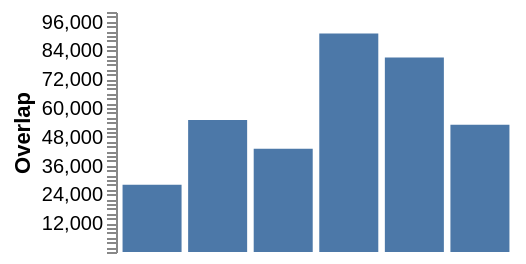

Source (Vega-Lite JSON):
### Vega specification from a JSON file in a GitHub repository (floating-point values rounded to 4 significant figures)
{"width": 200, "height": 120, "padding": 5, "data": [{"name": "t", "values": [{"a": "Alpha", "b": 28, "c": "x", "d": 1}, {"a": "Bravo", "b": 55, "c": "y", "d": 2}, {"a": "Charlie", "b": 43, "c": "x", "d": 3}, {"a": "Delta", "b": 91, "c": "z", "d": 4}, {"a": "Echo", "b": 81, "c": "y", "d": 5}, {"a": "Foxtrot", "b": 53, "c": "z", "d": 6}]}], "scales": [{"name": "x", "type": "band", "domain": {"data": "t", "field": "a"}, "range": "width", "padding": 0.1}, {"name": "y", "type": "linear", "domain": {"data": "t", "field": "b"}, "range": "height", "nice": true}, {"name": "color", "type": "ordinal", "domain": {"data": "t", "field": "c"}, "range": {"scheme": "category10"}}, {"name": "ramp", "type": "linear", "domain": {"data": "t", "field": "d"}, "range": {"scheme": "blues"}}, {"name": "size", "type": "linear", "domain": {"data": "t", "field": "b"}, "range": [10, 200]}, {"name": "shape", "type": "ordinal", "domain": {"data": "t", "field": "c"}, "range": "symbol"}, {"name": "quant", "type": "quantize", "domain": [0, 100], "range": {"scheme": "greens", "count": 4}}, {"name": "many", "type": "linear", "domain": [0, 100000], "range": "height"}], "marks": [{"type": "rect", "from": {"data": "t"}, "encode": {"enter": {"x": {"scale": "x", "field": "a"}, "width": {"scale": "x", "band": 1}, "y": {"scale": "y", "field": "b"}, "y2": {"scale": "y", "value": 0}}}}], "axes": [{"orient": "left", "scale": "many", "tickCount": 40, "labelOverlap": "greedy", "labelBound": true, "labelSeparation": 3, "title": "Overlap"}]}
